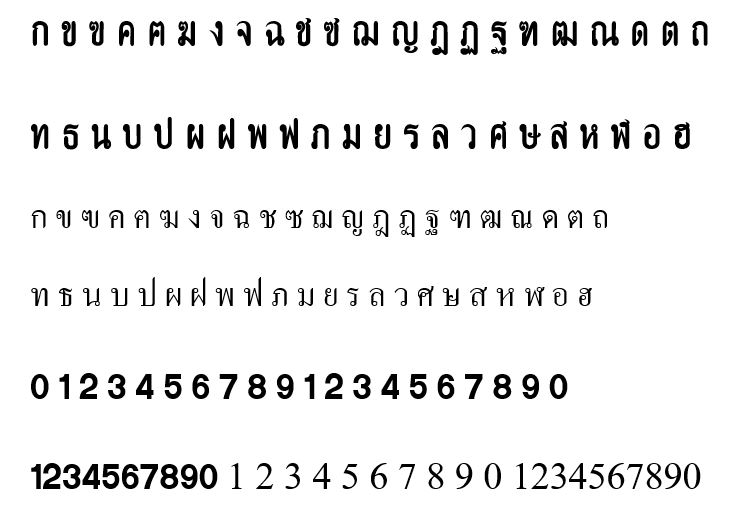
#> input picture OpenCV_3_KNN_Character_Recognition_Python-master/Train_data_thai2.JPG, 736 x 518 px, found by its file name
$ python GenData.py   (older library calls are emulated)
#> lines starting #> are read from the running program, lines starting #| are printed output that depends on the picture; after the words box and inside, x2 and y2 are one past the last pixel; in counts of white or black regions, pixels touching at a corner belong together
# GenData.py
#%%
import sys
import numpy as np
import cv2
import os
#ภ3 ถ21 ค20 ต3 จ7
# print(chr(char_eng[31]) ,chr(char_eng[21]) ,chr(char_eng[20]) ,chr(char_eng[3]) ,chr(char_eng[7]))
# print(chr(char_thai[31]) ,chr(char_thai[21]) ,chr(char_thai[20]) ,chr(char_thai[3]) ,chr(char_thai[7]))
# module level variables ##########################################################################
MIN_CONTOUR_AREA = 100
RESIZED_IMAGE_WIDTH = 20
RESIZED_IMAGE_HEIGHT = 30

char_thai = 'ก ข ฃ ค ฅ ฆ ง จ ฉ ช ซ ฌ ญ ฎ ฏ ฐ ฑ ฒ ณ ด ต ถ ท ธ น บ ป ผ ฝ พ ฟ ภ ม ย ร ล ว ศ ษ ส ห ฬ อ ฮ'
char_thai = char_thai.split(' ')
char_thai = [ord(x) for x in char_thai]

char_eng = "d - \ A | S ' b C = : G P E D { R < I f X Z m T o [ x z / r a h , p i ] ; L K l s > v V"
char_eng = char_eng.split(' ')
char_eng = [ord(x) for x in char_eng]
# print(char_thai)
# print(char_eng)
#%%
###################################################################################################
def main():
    imgTrainingNumbers = cv2.imread("D:\Code\Python\practice_everyting\ML\OpenCV_3_KNN_Character_Recognition_Python-master\Train_data_thai2.JPG")            # read in training numbers image
#> imgTrainingNumbers is the input picture: shape (518, 736, 3); min 0, max 255, mean 237.4

    if imgTrainingNumbers is None:                          # if image was not read successfully
        print ("error: image not read from file \n\n")        # print error message to std out
        os.system("pause")                                  # pause so user can see error message
        return                                              # and exit function (which exits program)
    # end if

    imgGray = cv2.cvtColor(imgTrainingNumbers, cv2.COLOR_BGR2GRAY)          # get grayscale image
    imgBlurred = cv2.GaussianBlur(imgGray, (5,5), 0)                        # blur
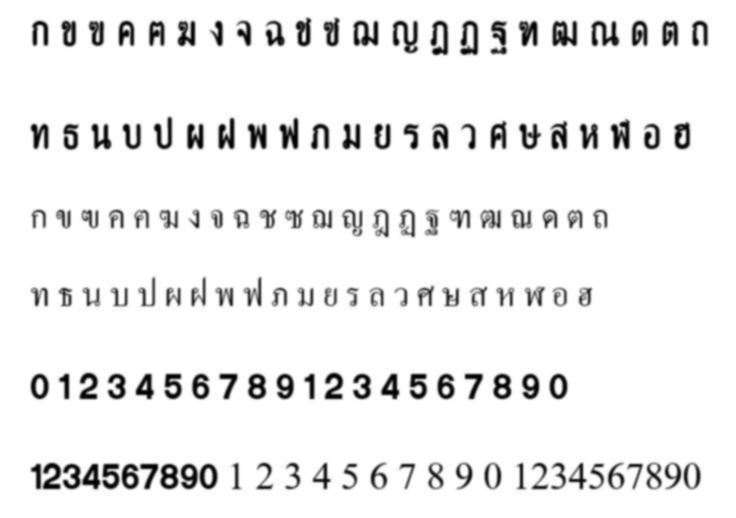
#> imgBlurred: shape (518, 736); min 0, max 255, mean 237.4

                                                        # filter image from grayscale to black and white
    imgThresh = cv2.adaptiveThreshold(imgBlurred,                           # input image
                                      255,                                  # make pixels that pass the threshold full white
                                      cv2.ADAPTIVE_THRESH_GAUSSIAN_C,       # use gaussian rather than mean, seems to give better results
                                      cv2.THRESH_BINARY_INV,                # invert so foreground will be white, background will be black
                                      11,                                   # size of a pixel neighborhood used to calculate threshold value
                                      2)                                    # constant subtracted from the mean or weighted mean
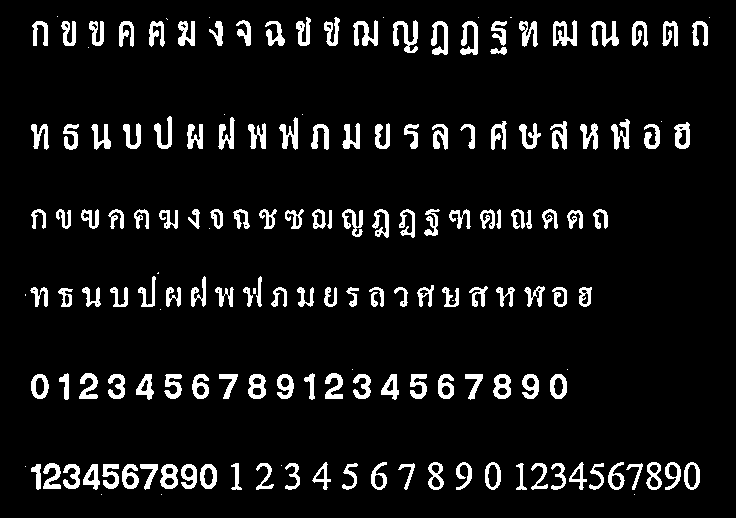
#> imgThresh: shape (518, 736); 8% white; 168 white regions (24 under 20 px)

      # show threshold image for reference

    imgThreshCopy = imgThresh.copy()        # make a copy of the thresh image, this in necessary b/c findContours modifies the image

    imgContours, npaContours, npaHierarchy = cv2.findContours(imgThreshCopy,        # input image, make sure to use a copy since the function will modify this image in the course of finding contours
                                                 cv2.RETR_EXTERNAL,                 # retrieve the outermost contours only
                                                 cv2.CHAIN_APPROX_SIMPLE)           # compress horizontal, vertical, and diagonal segments and leave only their end points
#> npaContours = 168 contours, 24 with area under 20; largest, box (x1, y1, x2, y2) and area: (553, 20, 577, 46) 379, (248, 374, 266, 399) 340, (493, 374, 511, 399) 338, (684, 462, 700, 490) 337, (485, 462, 501, 490) 337; npaHierarchy = 168 rows, first 6: [1, -1, -1, -1], [2, 0, -1, -1], [3, 1, -1, -1], [4, 2, -1, -1], [5, 3, -1, -1], [6, 4, -1, -1]

                                # declare empty numpy array, we will use this to write to file later
                                # zero rows, enough cols to hold all image data
    npaFlattenedImages =  np.empty((0, RESIZED_IMAGE_WIDTH * RESIZED_IMAGE_HEIGHT))

    intClassifications = []         # declare empty classifications list, this will be our list of how we are classifying our chars from user input, we will write to file at the end
    # intValidChars = []
    # for char in char_thai:
    #         intValidChars.append(ord(char))
                                    # possible chars we are interested in are digits 0 through 9, put these in list intValidChars
    intValidChars = [ord('0'), ord('1'), ord('2'), ord('3'), ord('4'), ord('5'), ord('6'), ord('7'), ord('8'), ord('9'),
                     ord('A'), ord('B'), ord('C'), ord('D'), ord('E'), ord('F'), ord('G'), ord('H'), ord('I'), ord('J'),
                     ord('K'), ord('L'), ord('M'), ord('N'), ord('O'), ord('P'), ord('Q'), ord('R'), ord('S'), ord('T'),
                     ord('U'), ord('V'), ord('W'), ord('X'), ord('Y'), ord('Z')]

#%%
    for npaContour in npaContours:                          # for each contour
        if cv2.contourArea(npaContour) > MIN_CONTOUR_AREA:          # if contour is big enough to consider
            [intX, intY, intW, intH] = cv2.boundingRect(npaContour)         # get and break out bounding rect

                                                # draw rectangle around each contour as we ask user for input
            cv2.rectangle(imgTrainingNumbers,           # draw rectangle on original training image
                          (intX, intY),                 # upper left corner
                          (intX+intW,intY+intH),        # lower right corner
                          (0, 0, 255),                  # red
                          2)                            # thickness

            imgROI = imgThresh[intY:intY+intH, intX:intX+intW]                                  # crop char out of threshold image
            imgROIResized = cv2.resize(imgROI, (RESIZED_IMAGE_WIDTH, RESIZED_IMAGE_HEIGHT))     # resize image, this will be more consistent for recognition and storage

            cv2.imshow("imgROI", imgROI)                    # show cropped out char for reference
            cv2.imshow("imgROIResized", imgROIResized)      # show resized image for reference
            cv2.imshow("training_numbers.png", imgTrainingNumbers)      # show training numbers image, this will now have red rectangles drawn on it

            intChar = cv2.waitKey(0)                     # get key press
            print(chr(intChar))
            # print(intChar)
            if intChar == 27:                   # if esc key was pressed
                sys.exit()                      # exit program
            elif intChar in char_eng or intValidChars:      # else if the char is in the list of chars we are looking for . . .
                for char in range(len(char_eng)):
                    if intChar == char_eng[char]:
                        intChar = char_thai[char]
                        break
                print(chr(intChar))
                intClassifications.append(intChar)                                                # append classification char to integer list of chars (we will convert to float later before writing to file)

                npaFlattenedImage = imgROIResized.reshape((1, RESIZED_IMAGE_WIDTH * RESIZED_IMAGE_HEIGHT))  # flatten image to 1d numpy array so we can write to file later
                npaFlattenedImages = np.append(npaFlattenedImages, npaFlattenedImage, 0)                    # add current flattened impage numpy array to list of flattened image numpy arrays
#> this loop made 7 passes; (key Q is pressed on pass 6)
#> (intX, intY, intW, intH) on passes 6 to 7: (200, 464, 17, 25), (181, 464, 16, 25)
#> npaContour on passes 1 to 5: [[634, 494]], [[161, 494]], [[101, 494]], [[25, 466]], [[281, 465]]
#| Q
#| Q
#| 
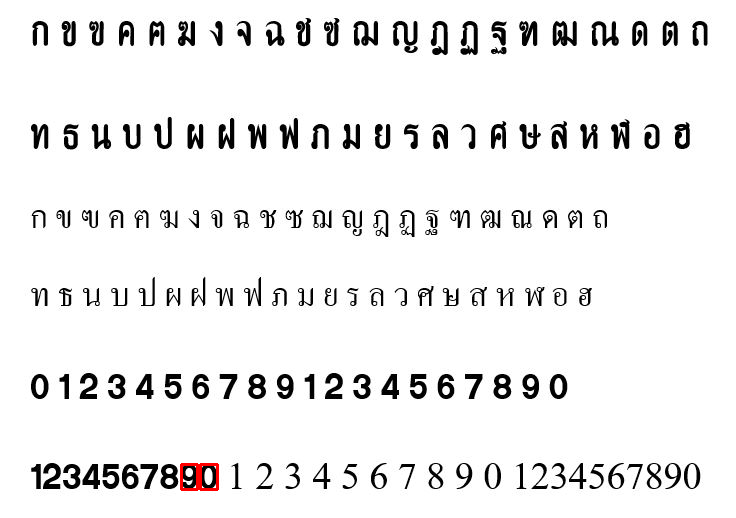
#> imgTrainingNumbers: shape (518, 736, 3); 0.13% of pixels changed, all inside (x1, y1, x2, y2) = (180, 463, 219, 491)
#> after the loop, intClassifications = [81]
            # end if
        # end if
    # end for

    fltClassifications = np.array(intClassifications, np.float32)                   # convert classifications list of ints to numpy array of floats

    npaClassifications = fltClassifications.reshape((fltClassifications.size, 1))   # flatten numpy array of floats to 1d so we can write to file later

    print ("\n\ntraining complete !!\n")

    np.savetxt("classifications.txt", npaClassifications)           # write flattened images to file
    np.savetxt("flattened_images.txt", npaFlattenedImages)          #

    cv2.destroyAllWindows()             # remove windows from memory

    return

###################################################################################################
if __name__ == "__main__":
    main()
#> (the program exits here)

$ run again, with OpenCV_3_KNN_Character_Recognition_Python-master/Train_data_thai.JPG copied over OpenCV_3_KNN_Character_Recognition_Python-master/Train_data_thai2.JPG
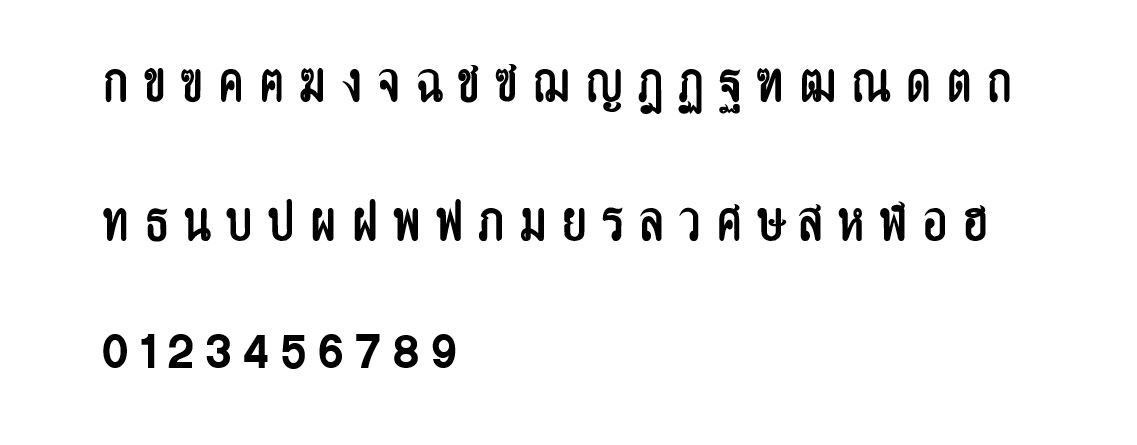
#> input picture OpenCV_3_KNN_Character_Recognition_Python-master/Train_data_thai.JPG, 1137 x 445 px, found by its file name
#> in main, imgTrainingNumbers is the input picture: shape (445, 1137, 3); min 0, max 255, mean 242.7
#> in main, `imgThresh = cv2.adaptiveThreshold(imgBlurred,`:
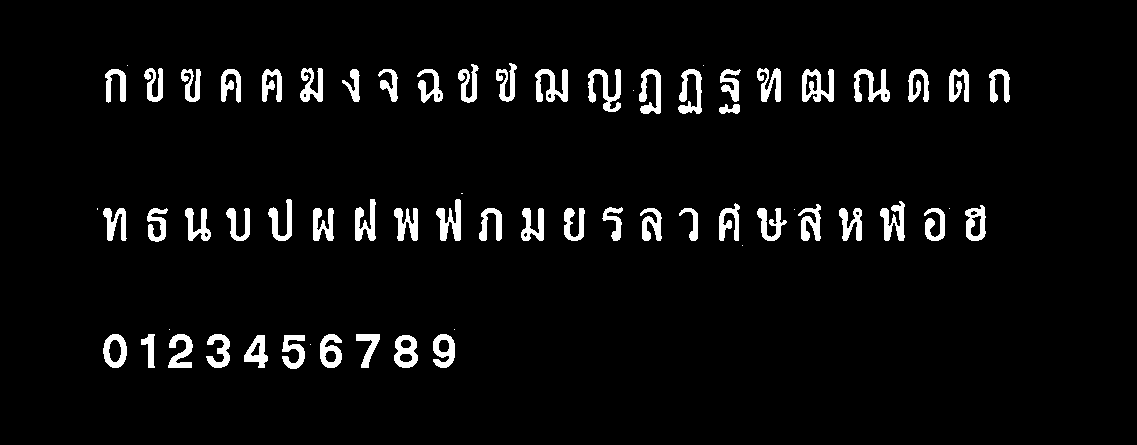
#> imgThresh: shape (445, 1137); 4.7% white; 66 white regions (11 under 20 px)
#> npaContours = 66 contours, 11 with area under 20; largest, box (x1, y1, x2, y2) and area: (802, 69, 834, 102) 663, (103, 334, 127, 368) 610, (394, 335, 418, 368) 599, (965, 205, 986, 241) 552, (588, 69, 621, 112) 532; npaHierarchy = 66 rows, first 6: [1, -1, -1, -1], [2, 0, -1, -1], [3, 1, -1, -1], [4, 2, -1, -1], [5, 3, -1, -1], [6, 4, -1, -1]
#> the loop in main, `for npaContour in npaContours:` made 3 passes; (key Q is pressed on pass 2)
#> (intX, intY, intW, intH) on passes 2 to 3: (394, 335, 24, 33), (282, 335, 23, 34)
#> (printed output is left out)
#> after the loop in main, `for npaContour in npaContours:`:
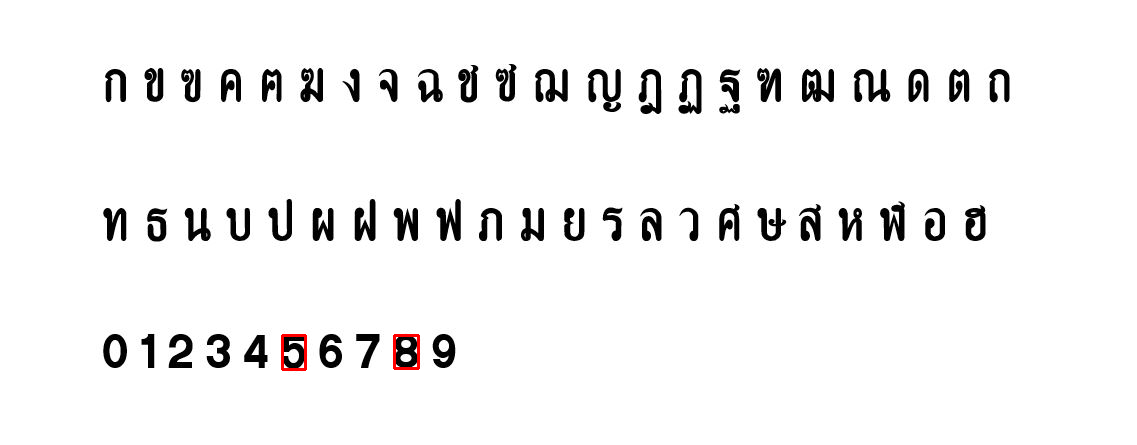
#> imgTrainingNumbers: shape (445, 1137, 3); 0.13% of pixels changed, all inside (x1, y1, x2, y2) = (281, 334, 420, 371)
#> after the loop in main, `for npaContour in npaContours:`: intClassifications = [81]
